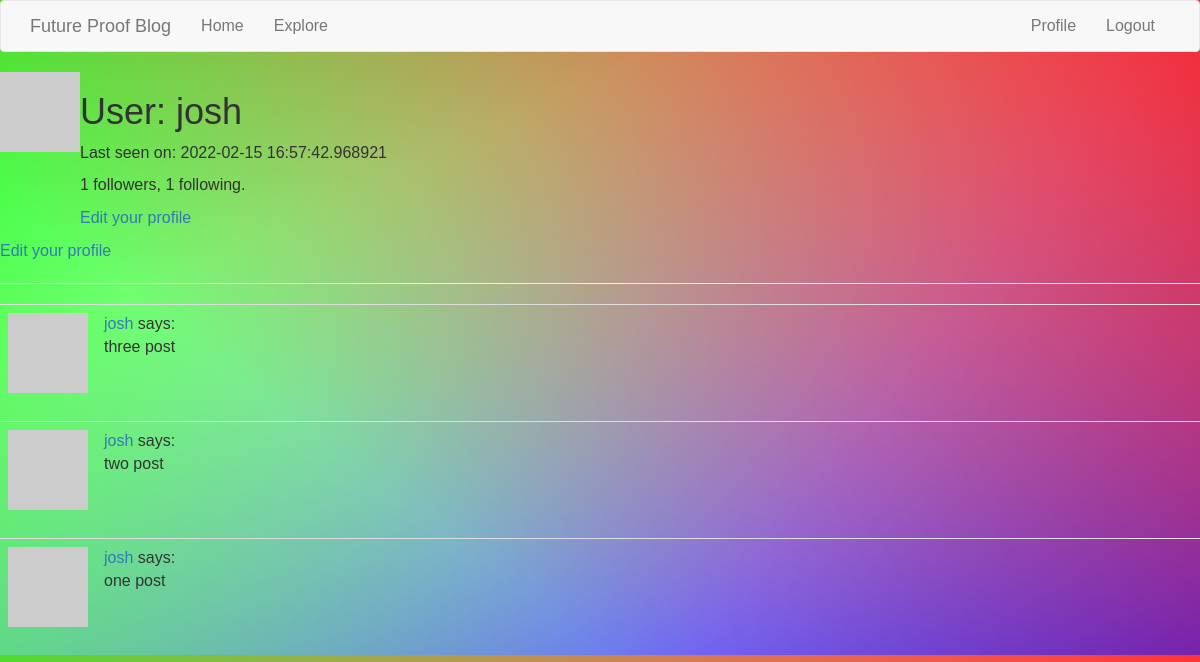
The page /user/josh (signed in) on the database its author committed.
### app/models.py (models this page shows, shortened)
class User(UserMixin, db.Model):
    id = db.Column(db.Integer, primary_key=True)
    username = db.Column(db.String(64), index=True, unique=True)
    email = db.Column(db.String(120), index=True, unique=True)
    password_hash = db.Column(db.String(128))
    posts = db.relationship('Post', backref='author', lazy='dynamic')
    followed = db.relationship(
        'User', secondary=followers,
        primaryjoin=(followers.c.follower_id == id),
        secondaryjoin=(followers.c.followed_id == id),
        backref=db.backref('followers', lazy='dynamic'), lazy='dynamic')
    def avatar(self, size):
        digest = md5(self.email.lower().encode('utf-8')).hexdigest()
        return 'https://www.gravatar.com/avatar/{}?d=identicon&s={}'.format(
            digest, size)
    about_me = db.Column(db.String(140))
    last_seen = db.Column(db.DateTime, default=datetime.utcnow)

class Post(db.Model):
    id = db.Column(db.Integer, primary_key=True)
    body = db.Column(db.String(140))
    timestamp = db.Column(db.DateTime, index=True, default=datetime.utcnow)
    user_id = db.Column(db.Integer, db.ForeignKey('user.id'))

### app/routes.py (the view)
@app.route('/user/<username>')
@login_required
def user(username):
    user = User.query.filter_by(username=username).first_or_404()
    page = request.args.get('page', 1, type=int)
    posts = user.posts.order_by(Post.timestamp.desc()).paginate(
        page, app.config['POSTS_PER_PAGE'], False)
    next_url = url_for('user', username=user.username, page=posts.next_num) \
        if posts.has_next else None
    prev_url = url_for('user', username=user.username, page=posts.prev_num) \
        if posts.has_prev else None
    form = EmptyForm()
    return render_template('user.html', user=user, posts=posts.items,
                           next_url=next_url, prev_url=prev_url, form=form)

### app/models.py (called while the page is built)
@login.user_loader
def load_user(id):
    return User.query.get(int(id))

### app/routes.py (called while the page is built)
@app.before_request
def before_request():
    if current_user.is_authenticated:
        current_user.last_seen = datetime.utcnow()
        db.session.commit()

### app/templates/user.html (shortened to what this page needs)
{% extends "base.html" %}
{% block content %}
    <table>
        <tr valign="top">
            <td><img src="{{ user.avatar(128) }}"></td>
            <td>
                <h1>User: {{ user.username }}</h1>
        {% if user.last_seen %}<p>Last seen on: {{ user.last_seen }}</p>{% endif %}
        <p>{{ user.followers.count() }} followers, {{ user.followed.count() }} following.</p>
        {% if user == current_user %}
        <p><a href="{{ url_for('edit_profile') }}">Edit your profile</a></p>
        {% endif %}
            </td>
        </tr>
    </table>
    {% if user == current_user %}
                <p><a href="{{ url_for('edit_profile') }}">Edit your profile</a></p>
                {% endif %}
    <hr>
    {% for post in posts %}
        {% include '_post.html' %}
    {% endfor %}
{% endblock %}

### app/templates/_post.html
<table class="table table-hover">
    <tr>
        <td width="70px">
            <a href="{{ url_for('user', username=post.author.username) }}">
                <img src="{{ post.author.avatar(70) }}" />
            </a>
        </td>
        <td>
            <a href="{{ url_for('user', username=post.author.username) }}">
                {{ post.author.username }}
            </a>
            says:
            <br>
            {{ post.body }}
        </td>
    </tr>
</table>

### app/static/base.css (style rules this page uses)
body { background: linear-gradient(217deg, rgba(255,0,0,.8), rgba(255,0,0,0) 70.71%), linear-gradient(127deg, rgba(0,255,0,.8), rgba(0,255,0,0) 70.71%), linear-gradient(336deg, rgba(0,0,255,.8), rgba(0,0,255,0) 70.71%) no-repeat; font-family: 'Trebuchet MS', 'Lucida Sans Unicode', 'Lucida Grande', 'Lucida Sans', Arial, sans-serif; font-size: medium; }

### rows shown on the page
User: username "josh", last_seen "2022-02-15 16:57:42.968921"
Post: author.username "josh", body "three post"
Post: author.username "josh", body "two post"
Post: author.username "josh", body "one post"

### other values the page prints
{{ ('Home') }} "Home"
{{ ('Explore') }} "Explore"
{{ ('Profile') }} "Profile"
{{ ('Logout') }} "Logout"
{{ user.followers.count() }} "1"
{{ user.followed.count() }} "1"
